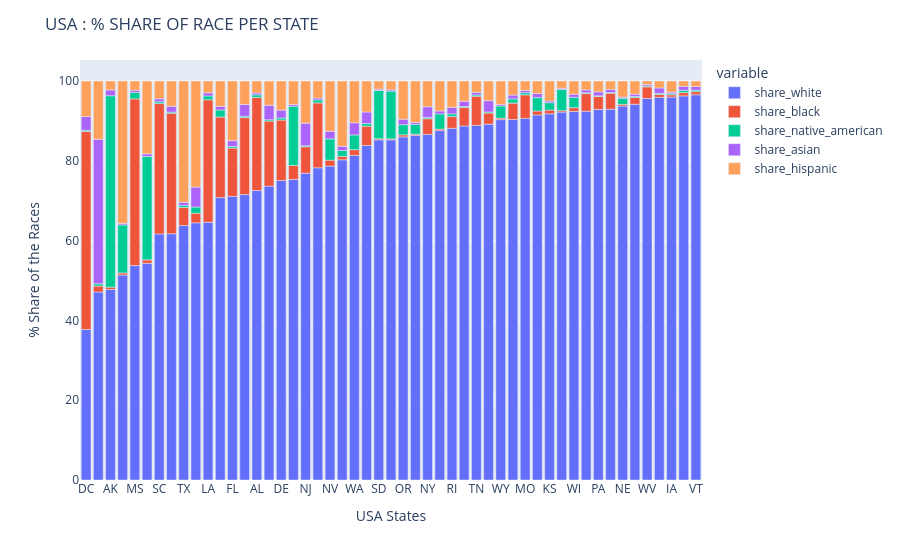

Notebook code for this chart:
### Code cell
fig = px.bar(df_share_race_per_state)

# Add figure title
fig.update_layout(
    title_text="USA : % SHARE OF RACE PER STATE"
)

# Set x-axis title
fig.update_xaxes(title_text="USA States")

# Set y-axes titles
fig.update_yaxes(title_text="% Share of the Races")

fig.show()

### Figure 1 — Plotly figure (JSON) as saved in the notebook; plotly's stock layout.template omitted (floating-point values rounded to 4 significant figures)
{"data": [{"hovertemplate": "variable=share_white<br>Geographic area=%{x}<br>value=%{y}<extra></extra>", "legendgroup": "share_white", "marker": {"color": "#636efa", "pattern": {"shape": ""}}, "name": "share_white", "orientation": "v", "showlegend": true, "textposition": "auto", "type": "bar", "x": ["DC", "HI", "AK", "NM", "MS", "AZ", "SC", "GA", "TX", "CA", "LA", "NC", "FL", "MD", "AL", "VA", "DE", "OK", "NJ", "AR", "NV", "CO", "WA", "CT", "SD", "MT", "OR", "ID", "NY", "UT", "RI", "IL", "TN", "MA", "WY", "MI", "MO", "MN", "KS", "ND", "WI", "KY", "PA", "OH", "NE", "IN", "WV", "NH", "IA", "ME", "VT"], "xaxis": "x", "y": [37.71, 47.1, 47.74, 51.37, 53.74, 54.31, 61.67, 61.71, 63.77, 64.45, 64.61, 70.78, 71.1, 71.52, 72.54, 73.66, 75.06, 75.33, 76.9, 78.25, 78.67, 80.25, 81.37, 83.83, 85.25, 85.26, 85.99, 86.38, 86.63, 87.58, 88.13, 88.73, 88.89, 89.19, 90.32, 90.34, 90.64, 91.49, 91.77, 92.2, 92.38, 92.42, 92.88, 92.93, 93.72, 94.17, 95.61, 95.9, 95.98, 96.27, 96.55], "yaxis": "y"}, {"hovertemplate": "variable=share_black<br>Geographic area=%{x}<br>value=%{y}<extra></extra>", "legendgroup": "share_black", "marker": {"color": "#EF553B", "pattern": {"shape": ""}}, "name": "share_black", "orientation": "v", "showlegend": true, "textposition": "auto", "type": "bar", "x": ["DC", "HI", "AK", "NM", "MS", "AZ", "SC", "GA", "TX", "CA", "LA", "NC", "FL", "MD", "AL", "VA", "DE", "OK", "NJ", "AR", "NV", "CO", "WA", "CT", "SD", "MT", "OR", "ID", "NY", "UT", "RI", "IL", "TN", "MA", "WY", "MI", "MO", "MN", "KS", "ND", "WI", "KY", "PA", "OH", "NE", "IN", "WV", "NH", "IA", "ME", "VT"], "xaxis": "x", "y": [49.66, 1.512, 0.5933, 0.5238, 41.79, 0.8651, 32.67, 30.2, 4.54, 2.414, 30.68, 20.19, 12.08, 19.3, 23.33, 16.3, 15.15, 3.488, 6.631, 16.26, 1.498, 0.8391, 1.409, 4.86, 0.2915, 0.2287, 0.5196, 0.2871, 3.906, 0.3769, 2.952, 4.62, 7.298, 2.787, 0.3906, 4.109, 5.892, 0.9973, 0.9482, 0.357, 0.9314, 4.43, 3.257, 3.965, 0.4161, 1.677, 2.933, 0.7173, 0.5593, 0.8248, 0.776], "yaxis": "y"}, {"hovertemplate": "variable=share_native_american<br>Geographic area=%{x}<br>value=%{y}<extra></extra>", "legendgroup": "share_native_american", "marker": {"color": "#00cc96", "pattern": {"shape": ""}}, "name": "share_native_american", "orientation": "v", "showlegend": true, "textposition": "auto", "type": "bar", "x": ["DC", "HI", "AK", "NM", "MS", "AZ", "SC", "GA", "TX", "CA", "LA", "NC", "FL", "MD", "AL", "VA", "DE", "OK", "NJ", "AR", "NV", "CO", "WA", "CT", "SD", "MT", "OR", "ID", "NY", "UT", "RI", "IL", "TN", "MA", "WY", "MI", "MO", "MN", "KS", "ND", "WI", "KY", "PA", "OH", "NE", "IN", "WV", "NH", "IA", "ME", "VT"], "xaxis": "x", "y": [0.2938, 0.5478, 47.97, 12.05, 1.613, 25.91, 0.4605, 0.2961, 0.5087, 1.545, 0.9543, 1.77, 0.4116, 0.3381, 0.6597, 0.338, 0.5155, 14.86, 0.2444, 0.7579, 5.329, 1.486, 3.705, 0.6393, 12.09, 11.98, 2.54, 2.455, 0.3522, 3.789, 0.6624, 0.2571, 0.3164, 0.2648, 3.026, 1.073, 0.5455, 3.352, 1.849, 5.325, 2.604, 0.2105, 0.1609, 0.2153, 1.543, 0.2739, 0.2015, 0.2882, 0.2693, 0.5483, 0.3724], "yaxis": "y"}, {"hovertemplate": "variable=share_asian<br>Geographic area=%{x}<br>value=%{y}<extra></extra>", "legendgroup": "share_asian", "marker": {"color": "#ab63fa", "pattern": {"shape": ""}}, "name": "share_asian", "orientation": "v", "showlegend": true, "textposition": "auto", "type": "bar", "x": ["DC", "HI", "AK", "NM", "MS", "AZ", "SC", "GA", "TX", "CA", "LA", "NC", "FL", "MD", "AL", "VA", "DE", "OK", "NJ", "AR", "NV", "CO", "WA", "CT", "SD", "MT", "OR", "ID", "NY", "UT", "RI", "IL", "TN", "MA", "WY", "MI", "MO", "MN", "KS", "ND", "WI", "KY", "PA", "OH", "NE", "IN", "WV", "NH", "IA", "ME", "VT"], "xaxis": "x", "y": [3.428, 36.21, 1.452, 0.3878, 0.5455, 0.6585, 0.7364, 1.47, 0.7835, 4.994, 0.784, 0.9167, 1.461, 2.956, 0.48, 3.623, 1.969, 0.4405, 5.651, 0.4759, 1.918, 1.056, 3.037, 2.91, 0.3196, 0.3219, 1.357, 0.4743, 2.651, 0.7548, 1.668, 1.313, 0.6369, 2.838, 0.3809, 0.9507, 0.5511, 1.022, 0.4209, 0.2932, 0.7858, 0.7125, 0.985, 0.7525, 0.2888, 0.5828, 0.3432, 1.346, 0.3978, 1.038, 0.9165], "yaxis": "y"}, {"hovertemplate": "variable=share_hispanic<br>Geographic area=%{x}<br>value=%{y}<extra></extra>", "legendgroup": "share_hispanic", "marker": {"color": "#FFA15A", "pattern": {"shape": ""}}, "name": "share_hispanic", "orientation": "v", "showlegend": true, "textposition": "auto", "type": "bar", "x": ["DC", "HI", "AK", "NM", "MS", "AZ", "SC", "GA", "TX", "CA", "LA", "NC", "FL", "MD", "AL", "VA", "DE", "OK", "NJ", "AR", "NV", "CO", "WA", "CT", "SD", "MT", "OR", "ID", "NY", "UT", "RI", "IL", "TN", "MA", "WY", "MI", "MO", "MN", "KS", "ND", "WI", "KY", "PA", "OH", "NE", "IN", "WV", "NH", "IA", "ME", "VT"], "xaxis": "x", "y": [8.913, 14.62, 2.248, 35.68, 2.319, 18.26, 4.454, 6.325, 30.4, 26.59, 2.967, 6.346, 14.94, 5.882, 2.982, 6.076, 7.302, 5.884, 10.57, 4.262, 12.59, 16.37, 10.48, 7.764, 2.047, 2.212, 9.594, 10.4, 6.461, 7.503, 6.586, 5.078, 2.854, 4.92, 5.884, 3.523, 2.37, 3.143, 5.007, 1.821, 3.302, 2.23, 2.721, 2.133, 4.027, 3.295, 0.9097, 1.749, 2.798, 1.321, 1.39], "yaxis": "y"}], "layout": {"barmode": "relative", "legend": {"title": {"text": "variable"}, "tracegroupgap": 0}, "margin": {"t": 60}, "title": {"text": "USA : % SHARE OF RACE PER STATE"}, "xaxis": {"anchor": "y", "domain": [0.0, 1.0], "title": {"text": "USA States"}}, "yaxis": {"anchor": "x", "domain": [0.0, 1.0], "title": {"text": "% Share of the Races"}}}}
